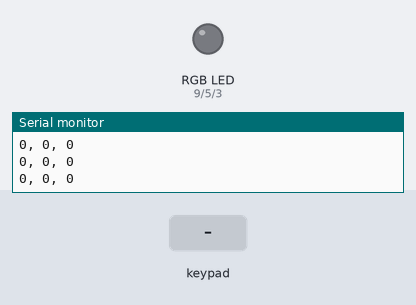
The sketch below on a simulated Arduino Uno, built with avr-gcc and run on an emulated ATmega328P. On the bench: an RGB LED mixed from three pins (HIGH = lit), the last lines printed to the serial monitor. The test bench sets the inputs (shaded band). Dim RGB values are drawn brighter than linear.

Above: at 1.2 s.
1.3 s: keypad keys 7 6 4 2 pressed 0.4 s apart
At 2.8 s:
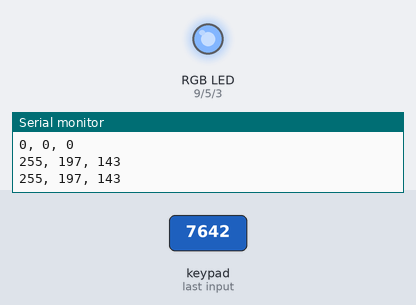
4.4 s: key 'D' pressed
At 5.6 s:
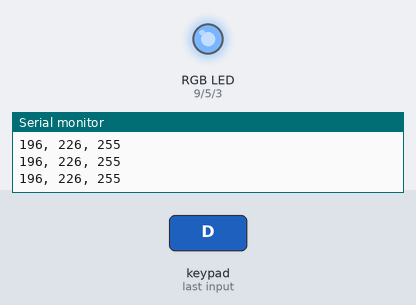
5.9 s: key 'C' pressed
At 6.7 s:
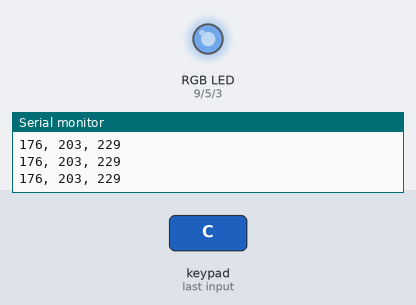
7.4 s: keypad keys 7 6 4 2 A pressed 0.4 s apart
At 8.1 s:
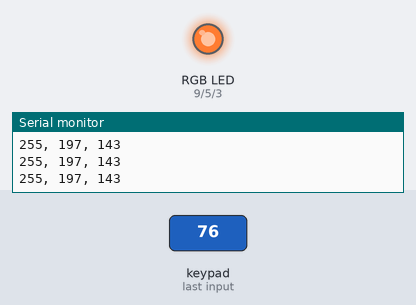
10.9 s: key '5' pressed
At 11.6 s:
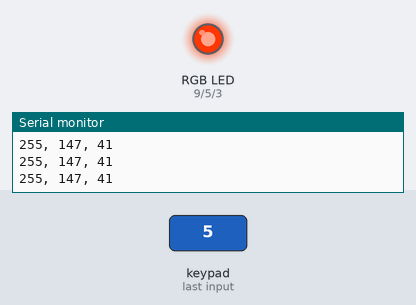
12.4 s: keypad keys 8 1 0 1 1 1 2 pressed 0.4 s apart
At 14.5 s:
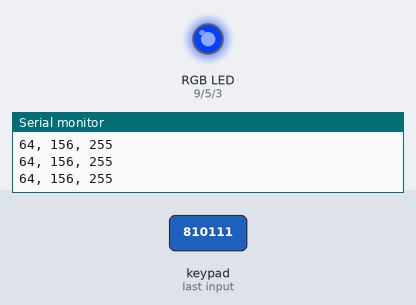
Timing chart, 0 to 16.3 s (numbered marks = the images above; inputs shaded):
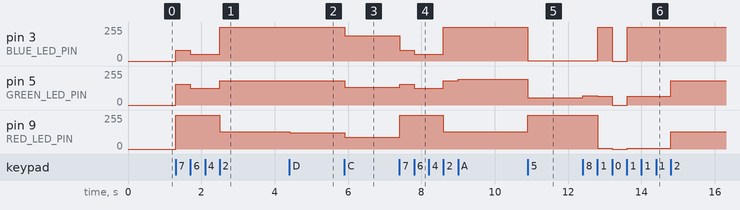

The sketch:

LivingroomLEDKeypad.ino
```cpp
/* @file CustomKeypad.pde
|| @version 1.0
|| @author Alexander Brevig
|| @contact alexanderbrevig@gmail.com
||
|| @description
|| | Demonstrates changing the keypad size and key values.
|| #
*/
#include <Keypad.h>

extern const uint8_t gamma[];

const byte ROWS = 4; //four rows
const byte COLS = 4; //four columns
//define the cymbols on the buttons of the keypads
char hexaKeys[ROWS][COLS] = {
  {'F','E','D','C'},
  {'B','A','9','8'},
  {'7','6','5','4'},
  {'3','2','1','0'}
};

//char hexaKeys[ROWS][COLS] = {
//  {'F','B','7','3'},
//  {'E','A','6','2'},
//  {'D','9','5','1'},
//  {'C','8','4','0'}
//};
byte rowPins[ROWS] = {7, 6, 4, 2}; //connect to the row pinouts of the keypad
byte colPins[COLS] = {8, 10, 11, 12}; //connect to the column pinouts of the keypad

//initialize an instance of class NewKeypad
Keypad kpd = Keypad( makeKeymap(hexaKeys), rowPins, colPins, ROWS, COLS);

// led strand
#define RED_LED_PIN 9 //digital
#define GREEN_LED_PIN 5 //digital
#define BLUE_LED_PIN 3 //digital

//globals
#define R 0
#define G 1
#define B 2
uint8_t color[3] = {0, 0, 0};

void setup(){
  //set led strand pins to output mode
  pinMode(RED_LED_PIN, OUTPUT);
  pinMode(GREEN_LED_PIN, OUTPUT);
  pinMode(BLUE_LED_PIN, OUTPUT);

  analogWrite(RED_LED_PIN, 0);
  analogWrite(GREEN_LED_PIN, 0);
  analogWrite(BLUE_LED_PIN, 0);

  kpd.addEventListener(handleKeypadEvent);
  Serial.begin(9600);
}

void loop(){
  kpd.getKey(); //needed to fire handler
  if (millis()%1000 == 0) {
    char line[20];
    sprintf(line,"%d, %d, %d", color[R], color[G], color[B]);
    Serial.println(line);
  }
}

// handle keypand events
void handleKeypadEvent(KeypadEvent key){
  switch (kpd.getState()){
    case PRESSED:
      switch (key){
   // ROW 0
        case '0':
          setColor(0, 0, 0);
          break;
        case '1':
          setColor(64, 156, 255);
          break;
        case '2':
          setColor(201, 226, 255);
          break;
        case '3':
          setColor(255, 255, 255);
          break;
   // ROW 1
        case '4':
          break;
        case '5':
          setColor(255, 147, 41);
          break;
        case '6':
          setColor(255, 197, 143);
          break;
        case '7':
          setColor(255, 214, 170);
          break;
   // ROW 2
        case '8':
          scaleColor(1.1, 1.1, 1.1);
          break;
        case '9':
          // increment red
          changeColor(5, 0, 0);
          break;
        case 'A':
          // increment green
          changeColor(0, 5, 0);
          break;
        case 'B':
          // increment blue
          changeColor(0, 0, 5);
          break;
   // ROW 3
        case 'C':
          scaleColor(0.9, 0.9, 0.9);
          break;
        case 'D':
          // decrement red
          changeColor(-5, 0, 0);
          break;
        case 'E':
          // decrement red
          changeColor(0, -5, 0);
          break;
        case 'F':
          // decrement blue
          changeColor(0, 0, -5);
          break;
          //ChargingEffect charge = ChargingEffect(strip, strip.Color(0,0,250));
      }
      break;
    case RELEASED:
      //charge.stop();
    break;
    case HOLD:
      //charge.start();
    break;
  }
}

void setColor(uint8_t red, uint8_t green, uint8_t blue) {
  color[R] = red;
  color[G] = green;
  color[B] = blue;
  displayColor();
}

uint8_t limitToByte(int16_t x) {
  return max(min(x, 255), 0);
}

void changeColor(int8_t dRed, int8_t dGreen, int8_t dBlue) {
  color[R] = limitToByte(color[R] + dRed);
  color[G] = limitToByte(color[G] + dGreen);
  color[B] = limitToByte(color[B] + dBlue);
  displayColor();
}

void scaleColor(float cRed, float cGreen, float cBlue) {
  color[R] = limitToByte(color[R] * cRed);
  color[G] = limitToByte(color[G] * cGreen);
  color[B] = limitToByte(color[B] * cBlue);
  displayColor();
}

void displayColor() {
  analogWrite(RED_LED_PIN, pgm_read_byte(&gamma[color[R]]));
  analogWrite(GREEN_LED_PIN, pgm_read_byte(&gamma[color[G]]));
  analogWrite(BLUE_LED_PIN, pgm_read_byte(&gamma[color[B]]));
}

#define THRESH 5
uint8_t modifyColorInt(uint8_t c) {
  if (c < THRESH) {
    return 0;
  } else {
    return c;
  }
}

const uint8_t PROGMEM gamma[] = {
    0,  0,  0,  0,  0,  0,  0,  0,  0,  0,  0,  0,  0,  0,  0,  0,
    0,  0,  0,  0,  0,  0,  0,  0,  0,  0,  0,  0,  1,  1,  1,  1,
    1,  1,  1,  1,  1,  1,  1,  1,  1,  2,  2,  2,  2,  2,  2,  2,
    2,  3,  3,  3,  3,  3,  3,  3,  4,  4,  4,  4,  4,  5,  5,  5,
    5,  6,  6,  6,  6,  7,  7,  7,  7,  8,  8,  8,  9,  9,  9, 10,
   10, 10, 11, 11, 11, 12, 12, 13, 13, 13, 14, 14, 15, 15, 16, 16,
   17, 17, 18, 18, 19, 19, 20, 20, 21, 21, 22, 22, 23, 24, 24, 25,
   25, 26, 27, 27, 28, 29, 29, 30, 31, 32, 32, 33, 34, 35, 35, 36,
   37, 38, 39, 39, 40, 41, 42, 43, 44, 45, 46, 47, 48, 49, 50, 50,
   51, 52, 54, 55, 56, 57, 58, 59, 60, 61, 62, 63, 64, 66, 67, 68,
   69, 70, 72, 73, 74, 75, 77, 78, 79, 81, 82, 83, 85, 86, 87, 89,
   90, 92, 93, 95, 96, 98, 99,101,102,104,105,107,109,110,112,114,
  115,117,119,120,122,124,126,127,129,131,133,135,137,138,140,142,
  144,146,148,150,152,154,156,158,160,162,164,167,169,171,173,175,
  177,180,182,184,186,189,191,193,196,198,200,203,205,208,210,213,
  215,218,220,223,225,228,231,233,236,239,241,244,247,249,252,255 };
```

Measured:
- after the input at 1.3 s, pin 3 (BLUE_LED_PIN): 0/255 → 82/255 at once, → 50/255 0.39 s later, → 255/255 0.80 s later; pin 5 (GREEN_LED_PIN): 0/255 → 156/255 at once, → 124/255 0.39 s later, → 182/255 0.80 s later; pin 9 (RED_LED_PIN): 0/255 → 255/255 at once, → 131/255 1.2 s later
- after the input at 4.4 s, pin 9 (RED_LED_PIN): 131/255 → 122/255 at once
- after the input at 5.9 s, pin 3 (BLUE_LED_PIN): 255/255 → 189/255 at once; pin 5 (GREEN_LED_PIN): 182/255 → 135/255 at once; pin 9 (RED_LED_PIN): 122/255 → 90/255 at once
- after the input at 7.4 s, pin 3 (BLUE_LED_PIN): 189/255 → 82/255 at once, → 50/255 0.40 s later, → 255/255 0.79 s later; pin 5 (GREEN_LED_PIN): 135/255 → 156/255 at once, → 124/255 0.40 s later, → 182/255 0.79 s later, → 193/255 0.40 s later; pin 9 (RED_LED_PIN): 90/255 → 255/255 at once, → 131/255 1.2 s later
- after the input at 10.9 s, pin 3 (BLUE_LED_PIN): 255/255 → 2/255 at once; pin 5 (GREEN_LED_PIN): 193/255 → 55/255 at once; pin 9 (RED_LED_PIN): 131/255 → 255/255 at once
- after the input at 12.4 s, pin 3 (BLUE_LED_PIN): 2/255 → 255/255 after 0.40 s, → 0/255 0.40 s later, → 255/255 0.40 s later; pin 5 (GREEN_LED_PIN): 55/255 → 70/255 at once, → 64/255 0.40 s later, → 0/255 0.40 s later, → 64/255 0.40 s later, … (5 changes in this stretch)
